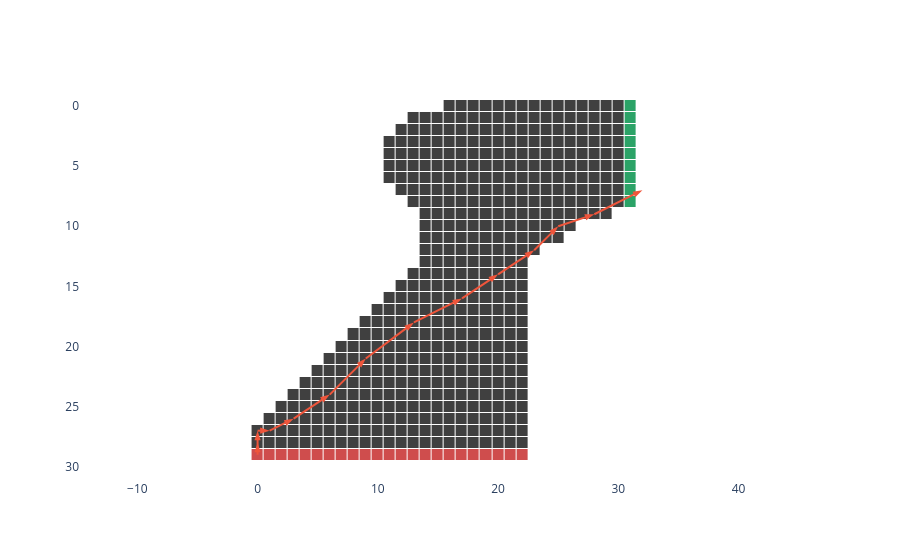
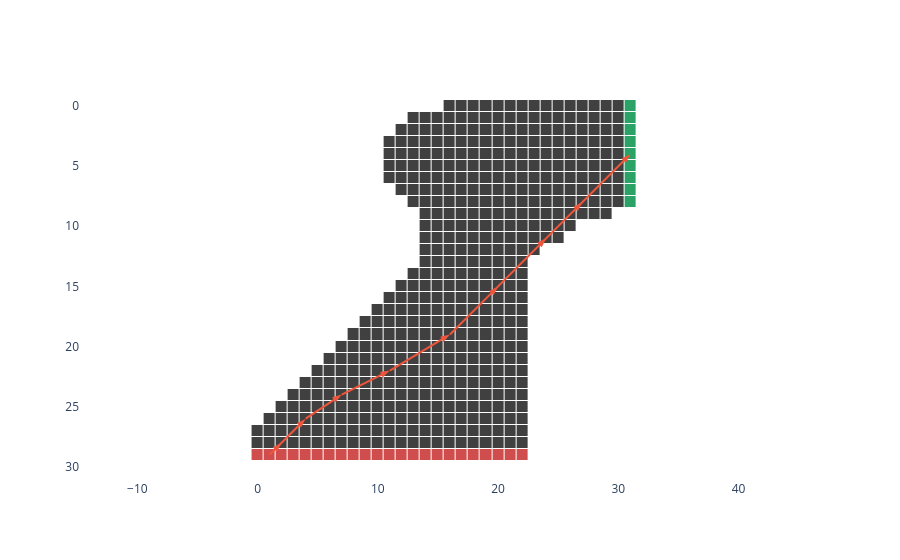

The notebook cell these images were saved under, in order:
### Code cell
for startingState in startingStatesTrack2:
    startingAction = policyMCCESStarTrack2[legalStatesTrack2[startingState]]
    plotTrajectory(track2, decodeTRtrajectory(track2.shape, sampleTRTrajectory(track2, policyMCCESStarTrack2, legalStatesTrack2, legalStatesSetTrack2, startingState=startingState, startingAction=startingAction, noise=False, maxIter=1000)))

### Figure 1 — Plotly figure (JSON) as saved in the notebook; plotly's stock layout.template omitted (floating-point values rounded to 4 significant figures; data arrays with more than 128 entries replaced by an {"elided": "..."} marker saying what was removed)
{"data": [{"colorscale": [[0, "#FFFFFF"], [0.33, "#FFFFFF"], [0.33, "#404040"], [0.66, "#404040"], [0.66, "#CF4D4D"], [0.99, "#CF4D4D"], [1, "#2BA367"]], "hoverongaps": false, "showscale": false, "type": "heatmap", "xgap": 1, "ygap": 1, "z": {"elided": "30x32 float values"}}, {"marker": {"angleref": "previous", "size": 10, "symbol": "arrow"}, "mode": "lines+markers", "type": "scatter", "x": [0, 0, 0, 1, 3, 6, 9, 13, 17, 20, 23, 25, 28, 32], "y": [29, 28, 27, 27, 26, 24, 21, 18, 16, 14, 12, 10, 9, 7]}], "layout": {"plot_bgcolor": "white", "yaxis": {"autorange": "reversed", "scaleanchor": "x"}}}

### Figure 2 — Plotly figure (JSON) as saved in the notebook; plotly's stock layout.template omitted (floating-point values rounded to 4 significant figures; data arrays with more than 128 entries replaced by an {"elided": "..."} marker saying what was removed)
{"data": [{"colorscale": [[0, "#FFFFFF"], [0.33, "#FFFFFF"], [0.33, "#404040"], [0.66, "#404040"], [0.66, "#CF4D4D"], [0.99, "#CF4D4D"], [1, "#2BA367"]], "hoverongaps": false, "showscale": false, "type": "heatmap", "xgap": 1, "ygap": 1, "z": {"elided": "30x32 float values"}}, {"marker": {"angleref": "previous", "size": 10, "symbol": "arrow"}, "mode": "lines+markers", "type": "scatter", "x": [1, 2, 4, 7, 11, 16, 20, 24, 27, 31], "y": [29, 28, 26, 24, 22, 19, 15, 11, 8, 4]}], "layout": {"plot_bgcolor": "white", "yaxis": {"autorange": "reversed", "scaleanchor": "x"}}}
